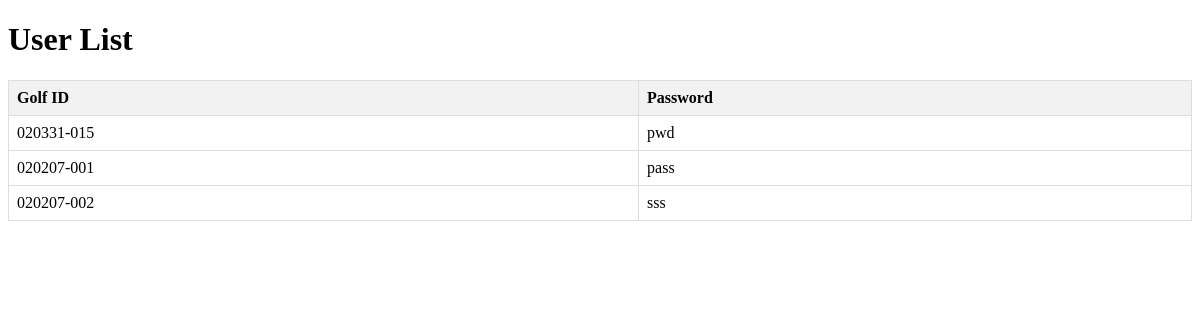
Page /players on the earlier database version.
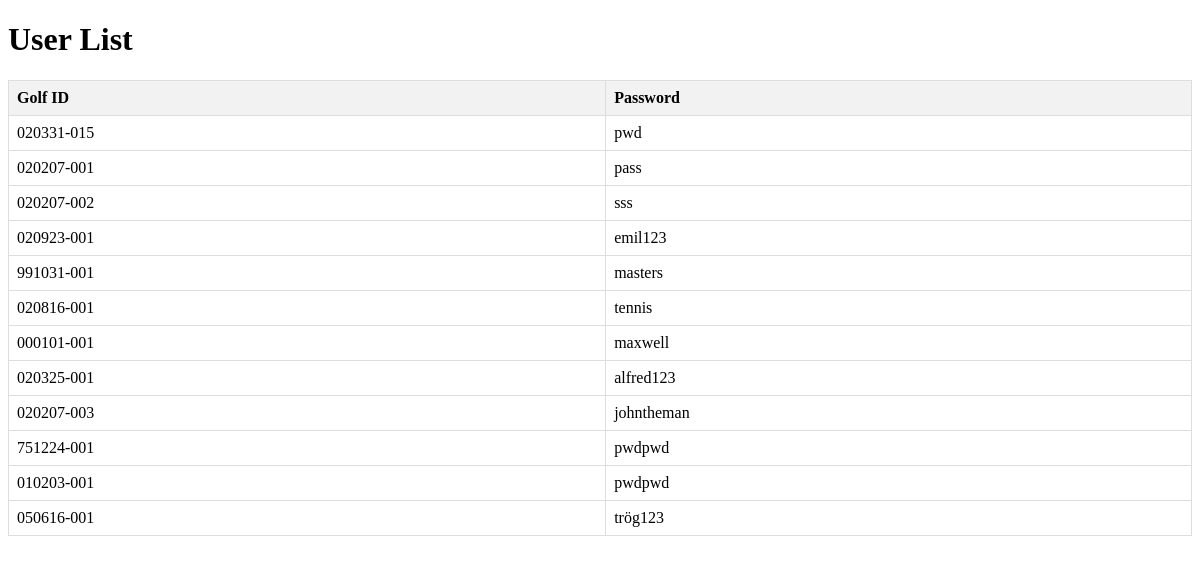
Same page on the later database version.
### tables this page shows
CREATE TABLE players (golf_id TEXT (100) PRIMARY KEY, password TEXT (100), email TEXT (100), first_name TEXT (100), last_name TEXT (100), hcp NUMERIC (255));

### app.py (the view)
@app.route("/players")
def players():
    return render_template("players.html", users=query_database("SELECT * FROM players"))

### database.py (called while the page is built, shortened)
def get_database():
    database = getattr(g, '_database', None)
    if database is None:
        database = g._database = sqlite3.connect(DATABASE)
        database.row_factory = sqlite3.Row
    return database

def close_database(exception=None):
    database = getattr(g, '_database', None)
    if database is not None:
        database.close()

def query_database(query, args=(), one=False, commit=False):
    cur = get_database().execute(query, args)
    rv = cur.fetchall()
    cur.close()
    return (rv[0] if rv else None) if one else rv

### website/template/players.html (shortened to what this page needs)
<!DOCTYPE html>
<html lang="en">
<head>
</head>
<body>
    <h1>User List</h1>
    <table>
        <thead>
            <tr>
                <th>Golf ID</th>
                <th>Password</th>
            </tr>
        </thead>
        <tbody>
            {% for user in users %}
            <tr>
                <td>{{ user['golf_id'] }}</td>
                <td>{{ user['password'] }}</td>
            </tr>
            {% endfor %}
        </tbody>
    </table>
</body>
</html>

Differences in the rows shown:
added players: golf_id "020923-001", password "emil123"
added players: golf_id "991031-001", password "masters"
added players: golf_id "020816-001", password "tennis"
added players: golf_id "000101-001", password "maxwell"
added players: golf_id "020325-001", password "alfred123"
added players: golf_id "020207-003", password "johntheman"
added players: golf_id "751224-001", password "pwdpwd"
added players: golf_id "010203-001", password "pwdpwd"
added players: golf_id "050616-001", password "trög123"
